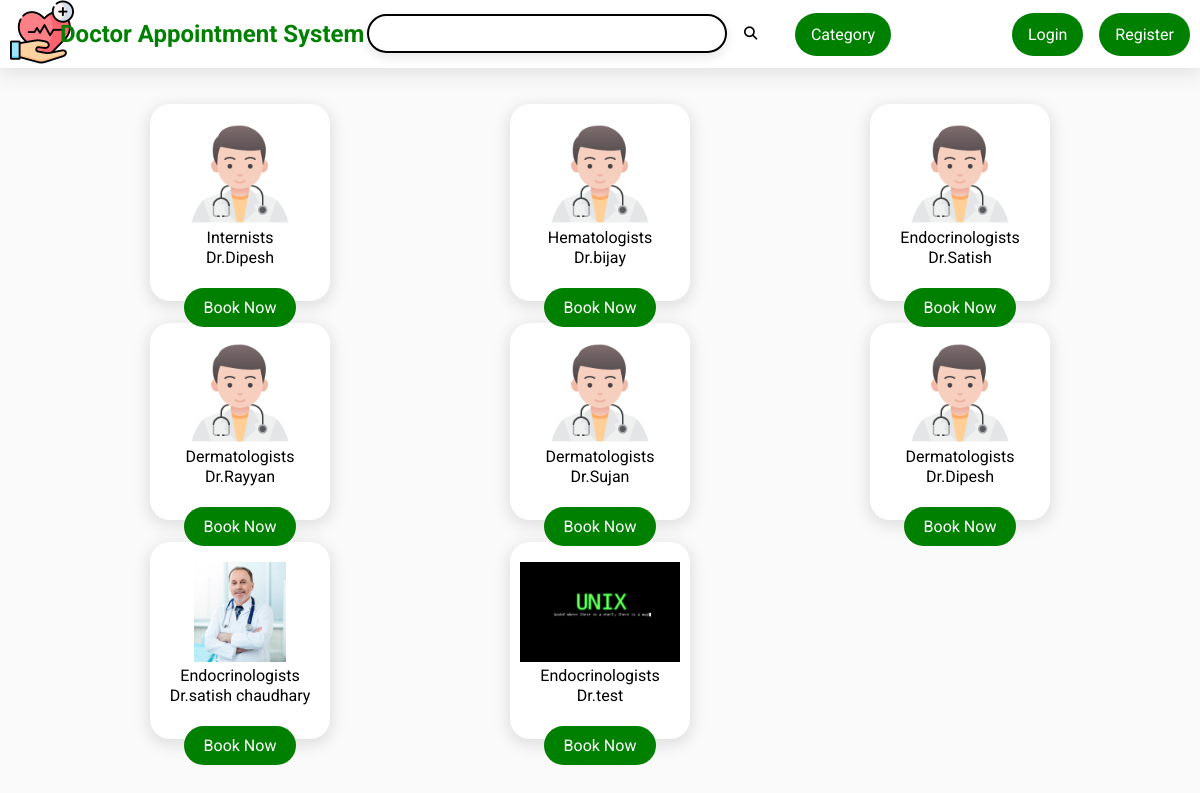
The page / on the database its author committed.
### tables this page shows
CREATE TABLE `doctors` (
  `d_id` int NOT NULL,
  `d_fullname` varchar(255) NOT NULL,
  `d_username` varchar(255) NOT NULL,
  `d_email` varchar(255) NOT NULL,
  `d_phone` bigint NOT NULL,
  `d_password` varchar(255) NOT NULL,
  `d_category` varchar(255) NOT NULL,
  `d_cilinics` varchar(255) NOT NULL,
  `d_clocation` varchar(255) NOT NULL,
  `d_imagesource` varchar(250) NOT NULL,
  `d_image` varchar(200) NOT NULL,
  `d_experienced` int NOT NULL,
  `d_qualification` varchar(200) NOT NULL
);

### index.php (called while the page is built)
<?php
include "header.php";
include "card.php";
include "footer.php";
?>

### classes/doctor_data.php (called while the page is built, shortened)
<?php
class doctorData extends dbh_connection{
    public function get_Doctor_Data(){
        $query = 'SELECT * FROM doctors LIMIT 8';
        $stmt = $this->connect()->prepare($query);
        if(!$stmt->execute([])){
            header('location:../index.php?stmtfailed');
            exit();
        }
        $doctorData = $stmt->fetchAll();
        return $doctorData;
    }
}
$d_data = new doctorData();
?>

### includes/dbh.inc.php (called while the page is built)
<?php
class dbh_connection{
    protected function connect(){
        try{
            $host = 'localhost';
            $username = 'root';
            $password = 'newpassword';
            $dbname = 'Appointment';
            $pdo = new PDO("mysql:host=$host;dbname=$dbname",$username,$password);
            $pdo->setAttribute(PDO::ATTR_ERRMODE, PDO::ERRMODE_EXCEPTION);
            return $pdo;
        }
        catch(PDOException $e){
            die(''.$e->getMessage());
        }
    }
}
?>

### card.php (the view, shortened to what this page needs)
<div class="container">
<?php
$doctors = $d_data->get_Doctor_Data();
 if($doctors){
foreach ($doctors as $key => $doctor){
  $doctor_id = $doctor['d_id'];
     echo '
    <div class="card" id="card-'.($key+1).'">
    <img src="'.$doctor['d_image'].'" alt="">
    <p class="specilaist">'.$doctor['d_category'].'</p>
    <p class="name">Dr.'.$doctor['d_fullname'].'</p>
    <a href="Book.php?doctor_id='. $doctor_id.'">Book Now</a>
    </div>
    ';
  }
}
  ?>
</div>

### header.php (shortened to what this page needs)
<?php
 require_once('includes/dbh.inc.php');
 include ('classes/doctor_data.php');
?>
<!DOCTYPE html>
<html lang="en">
<head>
  <link rel="stylesheet" href="css/style.css">
  <link rel="stylesheet" href="css/nav.css">
  <link rel="stylesheet" href="https://cdnjs.cloudflare.com/ajax/libs/font-awesome/6.5.1/css/all.min.css"
 />
</head>
<body>
  <header id="header">
    <nav id="nav_bar">
      <div class="logo">
        <img src="images/healthcare.png" alt="This is an logo" id="image1">
      </div>
      <div class="h1">
        <h1><a href="index.php">Doctor Appointment System</a></h1>
      </div>
      <div class="search">
        <div id="search">
          <input type="text" id="text" />
          <button id="search_bar">
            <i class="fa-solid fa-magnifying-glass"></i>
          </button>
        </div>
            <div class="dropdown dropdown_cate">Category
            </div>
            </div>
      <div class="header-menu">
        <?php
        if (isset ($_SESSION['user_id'])) {
          echo '
           <div class="dropdown">
           <li><a href="#"  class="login">' . $_SESSION['user_firstname'] . '</a></li>
           </div>
           <div class="dropdown">
             <li><a href="logout.php"  class="login">Logout</a></li>
             </div>
             ';
        } else {
          echo '
         <div class="dropdown"> Login
            <ul class="dropdown-items">
            <li id="user"><a href="login.php">User</a></li>
            <li id="doctor"><a href="doctorlogin.php">Doctor</a></li>
          </ul>
        </div>
        <div class="dropdown">Register
          <ul class="dropdown-items">
            <li id="user"><a href="signup.php">User</a></li>
            <li id="doctor"><a href="doctorsignup.php">Doctor</a></li>
          </ul>
        </div>';
        }
        ?>
      </div>
    </nav>
  </header>

### footer.php (shortened to what this page needs)
</body>
</html>

### css/style.css (style rules this page uses)
* { margin: 0; padding: 0; box-sizing: border-box; list-style: none; font-family: "Roboto", serif; }
.container { min-height: 80vh; display: grid; grid-template-columns: repeat(auto-fit,minmax(320px,1fr)); width: 90%; margin: 0 auto; }
.card { text-align: center; height: 90%; width: 50%; margin-top: 10%; margin-left: 25%; box-shadow: 0px 4px 15px 3px rgba(0,0,0,0.1); transition: box-shadow 0.3s ease , transform 0.4s ease; background: white; border-radius: 20px; }
.card > img { height: 100px; margin-top: 20px; }
.card > p { line-height: 20px; }
.card > a { position: relative; top: 30px; padding: 10px 20px; border-radius: 90px; background-color: green; color: #fff; }

### css/nav.css (style rules this page uses)
* { margin: 0; padding: 0; box-sizing: border-box; list-style: none; text-decoration: none; font-family: "Roboto", sans-serif; }
body { background: #fafafa; }
#header { box-shadow: 0px 4px 20px 2px rgba(0,0,0,0.1) ; position: sticky; top: 0; background-color: white; color: green; }
#nav_bar { display: flex; justify-content: space-between; align-items: center; padding: 0 10px; }
.logo { cursor: pointer; }
.h1 { position: absolute; left: 5%; cursor: pointer; }
.h1>h1>a { color: green; }
.search { display: flex; align-items: center; gap: 1rem; width: 40%; }
.search input { width: 30%; border-radius: 2px; border: none; background-color: #ffff; line-height: 35px; outline:none; margin-left: 5%; border: 2px solid black; border-radius: 20px; box-shadow: 0px 4px 12px rgba(0, 0, 0, 0.1); position: absolute; top: 20%; text-align: center; font-size: 20px; }
#search_bar { background: transparent; border: none; }
#search_bar i { position: absolute; left: 62%; top: 40%; cursor: pointer; }
.dropdown_cate { position: absolute; left: 100%; }
a { text-decoration: none; }
.header-menu { display: flex; align-items: center; gap: 1rem; }
.dropdown { position: relative; padding: 0.75rem 1rem; background-color: green; cursor: pointer; color: #fff; border-radius: 90px; }

### rows shown on the page
doctors: d_category "Internists", d_fullname "Dipesh"
doctors: d_category "Hematologists", d_fullname "bijay"
doctors: d_image (picture), d_category "Endocrinologists", d_fullname "Satish"
doctors: d_image (picture), d_category "Dermatologists", d_fullname "Rayyan"
doctors: d_image (picture), d_category "Dermatologists", d_fullname "Sujan"
doctors: d_image (picture), d_category "Dermatologists", d_fullname "Dipesh"
doctors: d_image (picture), d_category "Endocrinologists", d_fullname "satish chaudhary"
doctors: d_image (picture), d_category "Endocrinologists", d_fullname "test"
